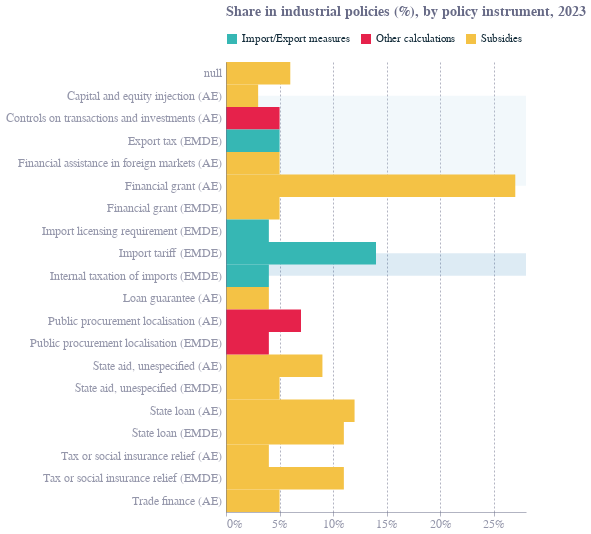

Write notebook code for a chart like this one.
### Code cell
# Step 1: Convert to categorical with custom order
IP_share_df['Policy instrument'] = pd.Categorical(IP_share_df['Policy instrument'], categories=custom_order, ordered=True)

rect_df['y_start'] = pd.Categorical(rect_df['y_start'], categories=custom_order, ordered=True)
rect_df['y_end'] = pd.Categorical(rect_df['y_end'], categories=custom_order, ordered=True)

# Step 2: Build charts without sort, just encode as nominal (categorical)
rects = alt.Chart(rect_df).mark_rect(opacity=0.15).encode(
    y='y_start:N',
    y2='y_end:N',
    color=alt.Color('country:N', scale=alt.Scale(domain=list(group_colors.keys()), range=list(group_colors.values())), legend=None),
    tooltip='country:N'
).properties(width=300, height=450)

bars = alt.Chart(IP_share_df).mark_bar().encode(
    x=alt.X('Share in industrial policy (%)', axis=alt.Axis(format='.0%')),
    y=alt.Y('Policy instrument:N', axis=alt.Axis(labelLimit=400)),
    color=alt.Color('Type:N', legend=alt.Legend(orient='top'))
).properties(height=450, width=300)

title_ = alt.Chart(pd.DataFrame({'label': ['Share in industrial policies (%), by policy instrument, 2023']})).mark_text(
    align='left',
    fontSize=14,
    fontWeight='bold',
    dy=-275,
    dx=-150
).encode(text='label:N')

final_chart = alt.layer(rects, bars, title_).resolve_scale(color='independent').configure_axis(labelFontSize=12)

final_chart

### Figure 1 — Vega-Lite specification as saved in the notebook (floating-point values rounded to 4 significant figures)
{"config": {"font": "Circular Std", "text": {"color": "#676A86", "align": "left", "baseline": "middle", "dx": 7, "dy": 0, "fontSize": 11}, "view": {"stroke": null, "continuousWidth": 400, "continuousHeight": 300, "discreteWidth": 400, "discreteHeight": 300}, "range": {"category": ["#36B7B4", "#E6224B", "#F4C245", "#0063AF", "#00A767", "#179FDB", "#EB5C2E"], "diverging": ["#E6224B", "#E54753", "#C9C9C9", "#179FDB", "#122B39"], "heatmap": ["#C9C9C9", "#179FDB", "#0063AF", "#122B39"], "ordinal": ["#00A767", "#36B7B4", "#179FDB", "#0063AF", "#243B5A"]}, "bar": {"color": "#179fdb"}, "line": {"color": "#e6224b"}, "rule": {"color": "#676A86"}, "area": {"opacity": 0.3}, "point": {"filled": true, "size": 80, "color": "#e6224b", "opacity": 0.95}, "geoshape": {"stroke": "white", "strokeWidth": 0.3}, "rect": {"fill": "#d6d4d4", "opacity": 0.3}, "axis": {"labelColor": "#676A86", "labelFontSize": 12, "labelFont": "Circular Std", "labelOpacity": 0.7, "tickColor": "#676A86", "tickOpacity": 0.5, "domainColor": "#676A86", "domainOpacity": 0.5, "gridColor": "#676A86", "gridDash": [2, 2], "gridOpacity": 0.5, "title": null, "titleColor": "#676A86", "titleOpacity": 0.8, "tickSize": 4}, "axisXDiscrete": {"grid": false, "labelAngle": 0, "tickCount": 10, "tickOpacity": 0.5, "title": null}, "axisYDiscrete": {"ticks": false, "labelPadding": 5}, "axisXTemporal": {"grid": false, "ticks": true}, "axisXQuantitative": {"grid": true}, "axisYQuantitative": {"gridColor": "#676A86", "gridDash": [1, 5], "gridOpacity": 0.5, "ticks": false, "labelPadding": 5, "tickCount": 8, "titleAngle": 0, "titleAlign": "left", "titleBaseline": "bottom", "titleX": 0, "titleY": -5}, "title": {"color": "#676A86E6", "subtitleColor": "#676A86", "font": "Circular Std", "subtitleFont": "Circular Std", "anchor": "start", "fontSize": 14, "subtitleFontSize": 12, "subtitlePadding": 4, "offset": 0, "frame": "group"}, "legend": {"titleColor": "#122b39", "title": null, "labelColor": "#122b39", "labelFontSize": 11}}, "layer": [{"data": {"name": "data-1d6237dadf4fd7514fac2f06d011ad8c"}, "mark": {"type": "rect", "opacity": 0.15}, "encoding": {"color": {"field": "country", "legend": null, "scale": {"domain": ["Advanced economy", "Emerging market and developing economy"], "range": ["#a6cee3", "#1f78b4"]}, "type": "nominal"}, "tooltip": {"field": "country", "type": "nominal"}, "y": {"field": "y_start", "type": "nominal"}, "y2": {"field": "y_end"}}}, {"data": {"name": "data-fb125d1819bb52c480d8b724aa09a77d"}, "mark": {"type": "bar"}, "encoding": {"color": {"field": "Type", "legend": {"orient": "top"}, "type": "nominal"}, "x": {"axis": {"format": ".0%"}, "field": "Share in industrial policy (%)", "type": "quantitative"}, "y": {"axis": {"labelLimit": 400}, "field": "Policy instrument", "type": "nominal"}}}, {"data": {"name": "data-e1fa0bfe5ab8cd7ac343aa773efc0978"}, "mark": {"type": "text", "align": "left", "dx": -150, "dy": -275, "fontSize": 14, "fontWeight": "bold"}, "encoding": {"text": {"field": "label", "type": "nominal"}}}], "height": 450, "resolve": {"scale": {"color": "independent"}}, "width": 300, "$schema": "https://vega.github.io/schema/vega-lite/v5.20.1.json", "datasets": {"data-1d6237dadf4fd7514fac2f06d011ad8c": [{"country": "Advanced economy", "y_start": "Financial grant (AE)", "y_end": "Capital and equity injection (AE)"}, {"country": "Emerging market and developing economy", "y_start": "Import tariff (EMDE)", "y_end": "Internal taxation of imports (EMDE)"}], "data-fb125d1819bb52c480d8b724aa09a77d": [{"Policy instrument": "Capital and equity injection (AE)", "Share in industrial policy (%)": 0.03, "Type": "Subsidies", "country": "Advanced economy"}, {"Policy instrument": "Controls on transactions and investments (AE)", "Share in industrial policy (%)": 0.05, "Type": "Other calculations", "country": "Advanced economy"}, {"Policy instrument": "Financial assistance in foreign markets (AE)", "Share in industrial policy (%)": 0.05, "Type": "Subsidies", "country": "Advanced economy"}, {"Policy instrument": "Financial grant (AE)", "Share in industrial policy (%)": 0.27, "Type": "Subsidies", "country": "Advanced economy"}, {"Policy instrument": "Loan guarantee (AE)", "Share in industrial policy (%)": 0.04, "Type": "Subsidies", "country": "Advanced economy"}, {"Policy instrument": "Public procurement localisation (AE)", "Share in industrial policy (%)": 0.07, "Type": "Other calculations", "country": "Advanced economy"}, {"Policy instrument": "State aid, unespecified (AE)", "Share in industrial policy (%)": 0.09, "Type": "Subsidies", "country": "Advanced economy"}, {"Policy instrument": "State loan (AE)", "Share in industrial policy (%)": 0.12, "Type": "Subsidies", "country": "Advanced economy"}, {"Policy instrument": "Tax or social insurance relief (AE)", "Share in industrial policy (%)": 0.04, "Type": "Subsidies", "country": "Advanced economy"}, {"Policy instrument": "Trade finance (AE)", "Share in industrial policy (%)": 0.05, "Type": "Subsidies", "country": "Advanced economy"}, {"Policy instrument": null, "Share in industrial policy (%)": 0.06, "Type": "Subsidies", "country": "Emerging market and developing economies"}, {"Policy instrument": "Export tax (EMDE)", "Share in industrial policy (%)": 0.05, "Type": "Import/Export measures", "country": "Emerging market and developing economies"}, {"Policy instrument": "Financial grant (EMDE)", "Share in industrial policy (%)": 0.05, "Type": "Subsidies", "country": "Emerging market and developing economies"}, {"Policy instrument": "Import licensing requirement (EMDE)", "Share in industrial policy (%)": 0.04, "Type": "Import/Export measures", "country": "Emerging market and developing economies"}, {"Policy instrument": "Import tariff (EMDE)", "Share in industrial policy (%)": 0.14, "Type": "Import/Export measures", "country": "Emerging market and developing economies"}, {"Policy instrument": "Internal taxation of imports (EMDE)", "Share in industrial policy (%)": 0.04, "Type": "Import/Export measures", "country": "Emerging market and developing economies"}, {"Policy instrument": "Public procurement localisation (EMDE)", "Share in industrial policy (%)": 0.04, "Type": "Other calculations", "country": "Emerging market and developing economies"}, {"Policy instrument": "State aid, unespecified (EMDE)", "Share in industrial policy (%)": 0.05, "Type": "Subsidies", "country": "Emerging market and developing economies"}, {"Policy instrument": "State loan (EMDE)", "Share in industrial policy (%)": 0.11, "Type": "Subsidies", "country": "Emerging market and developing economies"}, {"Policy instrument": "Tax or social insurance relief (EMDE)", "Share in industrial policy (%)": 0.11, "Type": "Subsidies", "country": "Emerging market and developing economies"}], "data-e1fa0bfe5ab8cd7ac343aa773efc0978": [{"label": "Share in industrial policies (%), by policy instrument, 2023"}]}}
